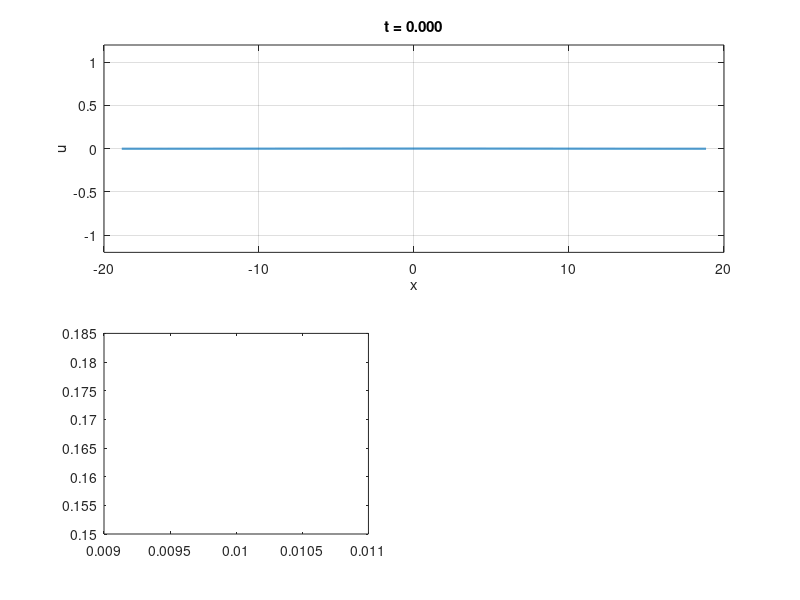

Recreate this plot in MATLAB. (Note: this script raises an error after producing the figure.)
clc; clear; close all;

function [mu_j, k_j] = critical_bifurcation(j, L, mass)
    % Computes the j'th frequencies critical mu and associated eigenvalue
    k_j = 2 * pi * j / L;
    mu_j = 3 * mass^2 + k_j^2;    
end

%% Parameters
t0 = 0.0;
T  = 1000;
dt = 0.1;

mass = 0;

xscale = 6;
Lx = xscale*pi;
Nx = 2^12;

[mu4, ~] = critical_bifurcation(5, 2 * Lx, mass);
[mu5, ~] = critical_bifurcation(6, 2 * Lx, mass);

alpha = 1.0;
mu = (1 - alpha) * mu4 + alpha * mu5;

%% Video paramaters
plot_dt = 4.0; 
plot_every = round(plot_dt / dt); % make multiple of dt
save_video = true;

%% Find k_j's for initial data
k_j = pi * [0:7] / Lx;

k_i = k_j(2:8);

%% discretization
% time discretization
t = t0:dt:T;
num_time_steps = length(t);

% spatial grid
dx = 2*Lx/Nx;
x = (-Nx/2:Nx/2-1)*dx;

% Fourier wavenumbers
kx = pi*[0:Nx/2-1 -Nx/2:-1]/Lx;
Laplacian_hat = -kx.^2;

%% Linear operator:
L_operator = -(Laplacian_hat.^2);

%% 2/3 dealiasing mask
kx_max = max(abs(kx));
dealias_mask = abs(kx) <= (2/3)*kx_max;

%% ETDRK4 setup
E  = exp(dt*L_operator);
E2 = exp(dt*L_operator/2);
M = 16; % no. of points for complex means
disp(class(M));

r = exp(1i*pi*((1:M)-0.5)/M); % roots of unity
Lvec = L_operator(:);
LR = dt*Lvec(:,ones(M,1)) + r(ones(numel(L_operator),1),:);

Q  = dt*real(mean((exp(LR/2)-1)./LR,2)).';
f1 = dt*real(mean((-4-LR + exp(LR).*(4-3*LR+LR.^2))./LR.^3 ,2)).';
f2 = dt*real(mean((2+LR + exp(LR).*(-2+LR))./LR.^3 ,2)).';
f3 = dt*real(mean((-4-3*LR-LR.^2 + exp(LR).*(4-LR))./LR.^3 ,2)).';

clear LR Lvec

%% Loop over all alphas
for m = 1:length(k_i)
    %% Initial condition

    k = k_i(m);

    % Zero mean white noise
    noise = 0.0002 * (rand(1, Nx) - 0.5);
    noise = noise - mean(noise);
    
    % Zero mean white noise
    %u0 = mass + noise;
    
    % Start at k_bif
    u0 = 0.001*cos(k * x) + mass;


    video_filename = sprintf('k=%.3f_T=%.0f.mp4', k, T);
    
    % Restart initial conditions
    u_hat = fft(u0);
    u = u0;
    
    %% Plot setup
    fig = figure('Position',[100 100 1200 700], 'Resize', 'off');
    
    %% Pre-allocate tracking metrics
    % mean_hist = zeros(1, num_time_steps);
    % mean_hist(1) = trapz(u) * dx * 0.5 / Lx;
    
    dominate_mode = NaN(20, 2);
    [~, max_index] = max(abs(fft(u - mass)));
    dominate_mode(1, :) = [t(1)+1e-2, kx(max_index)];
    dom_mode_ind = 1;
    
    %% Subplot 1: Solution (Spans the entire top row)
    ax1 = subplot(2,2,[1 2]);
    hLine1 = plot(ax1, x, u, 'LineWidth', 1.5);
    
    ylim(ax1, 1.2 * [-sqrt(mu) sqrt(mu)]); 
    xlabel(ax1, 'x'); 
    ylabel(ax1, 'u');
    hTitle1 = title(ax1, sprintf('t = %.3f', t0));
    
    grid(ax1, 'on');
    
    %% Subplot 2: Mean value (Bottom Left)
    % ax2 = subplot(2,3,4);
    % hLine2 = plot(ax2, t(1), mean_hist(1), 'LineWidth', 2);
    % 
    % xlabel(ax2, 't'); 
    % ylabel(ax2, 'Mass');
    % 
    % grid(ax2, 'on');
    
    %% Subplot 3: Dominate mode (Bottom Center)
    ax3 = subplot(2,2,3);

    hLine3 = stairs(ax3, dominate_mode(1, 1), dominate_mode(1, 2), 'LineWidth', 2);

    labels = cellstr("k_" + (0:numel(k_j)-1));
    yline(ax3, k_j, '--r', labels, 'LineWidth', 2);    

    xlabel(ax3, 't'); 
    ylabel(ax3, 'Wavenumber (k)');
    set(ax3, 'XScale', 'log');

    ylim(ax3, [0, k_j(end)]); 
    xlim(ax3, [1e-2, T]);

    grid(ax3, 'on');
        
    %% Subplot 4: Fourier Spectrum (Bottom Right)
    ax4 = subplot(2,2,4);
    hFreq = plot(ax4, ifftshift(kx), ifftshift(abs(u_hat)), 'LineWidth', 2);
    
    xlabel(ax4, 'k'); 
    ylabel(ax4, '$|\hat{u}|$', 'Interpreter', 'latex');
    
    set(ax4, 'YScale', 'log');
    xlim(ax4, [-10, 10])
    grid(ax4, 'on');
    
    drawnow limitrate
    
    %% GIF setup    
    if save_video
        % Initialize the MP4 writer using the H.264 codec
        v = VideoWriter(video_filename, 'MPEG-4');
        v.FrameRate = 60;  % Target frames per second
        v.Quality = 100;   % Highest crispness, lowest compression artifacts
        open(v);
    
        frame = getframe(fig);
        writeVideo(v, frame);
    end
    
    %% Time loop
    
    for n = 2:num_time_steps
        % Stage 1
        u3_nonlinear = u.^3 - mu*u;
        Nu_hat = dealias_mask .* Laplacian_hat .* fft(u3_nonlinear);
        
        % Stage 2
        a_hat = E2.*u_hat + Q.*Nu_hat;
        a = real(ifft(a_hat));
        Na_hat = dealias_mask .* Laplacian_hat .* fft(a.^3 - mu*a);
        
        % Stage 3
        b_hat = E2.*u_hat + Q.*Na_hat;
        b = real(ifft(b_hat));
        Nb_hat = dealias_mask .* Laplacian_hat .* fft(b.^3 - mu*b);
        
        % Stage 4
        c_hat = E2.*a_hat + Q.*(2*Nb_hat - Nu_hat);
        c = real(ifft(c_hat));
        Nc_hat = dealias_mask .* Laplacian_hat .* fft(c.^3 - mu*c);
        
        % Final Time Step Combination
        u_hat = E.*u_hat + f1.*Nu_hat + 2*f2.*(Na_hat + Nb_hat) + f3.*Nc_hat;
        u = real(ifft(u_hat));
    
        mean_hist(n) = trapz(u) * dx * 0.5 / Lx;
        [~, max_index] = max(abs(fft(u - mass)));
        dom_mode = kx(max_index);

        if dominate_mode(dom_mode_ind, 2) ~= dom_mode
            dom_mode_ind = dom_mode_ind + 1;
            dominate_mode(dom_mode_ind, :) = [t(n), dom_mode];
        end
    
    
        % Update figures
        if mod(n - 1, plot_every) == 0
            hLine1.YData = u;
            hTitle1.String = sprintf('t = %.4f', t(n));
            
            % hLine2.XData = t(1:n);
            % hLine2.YData = mean_hist(1:n);
            % axis(ax2, 'tight');
            
            hLine3.XData = [dominate_mode(1:dom_mode_ind, 1); t(n)];
            hLine3.YData = [dominate_mode(1:dom_mode_ind, 2); dominate_mode(dom_mode_ind, 2)];
            %axis(ax3, 'tight');
    
            hFreq.YData = ifftshift(abs(u_hat));
           
            drawnow limitrate; 
            
            if save_video
                % Capture the current high-res figure frame and write to file
                frame = getframe(fig);
                writeVideo(v, frame);
            end
        end
    end

    if save_video
        close(v);
    end
    
    disp(['Video saved to: ', video_filename])
end
